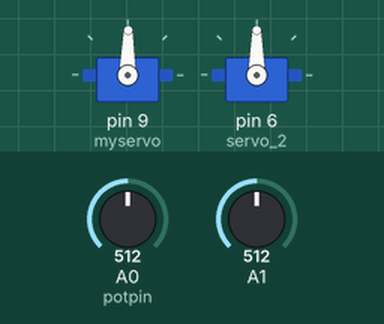
Bench run of a sketch on a simulated Arduino Uno, built with avr-gcc and run on an emulated ATmega328P. On the bench: 2 × servo. The inputs (shaded band) are chosen by the test bench; at power-on: A0 (potpin) = 512, A1 = 512.

Above: at 1.2 s.
1.3 s: A0 (potpin) set to 716
At 1.7 s:
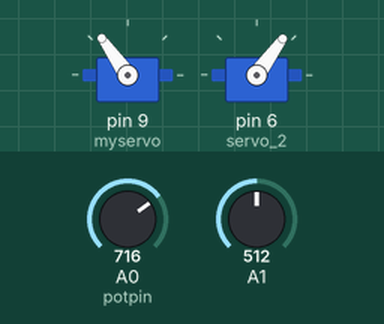
2.8 s: A0 (potpin) set to 900
At 4.0 s:
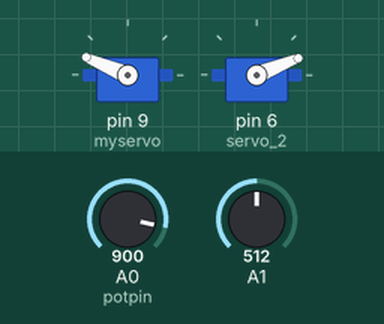
4.3 s: A0 (potpin) set to 1023
At 4.6 s:
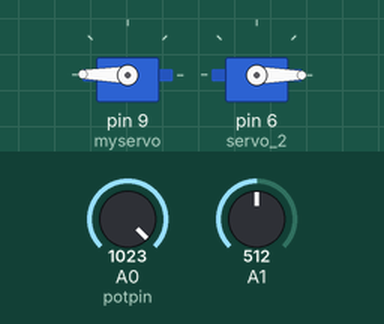
5.8 s: A0 (potpin) set to 306
At 6.9 s:
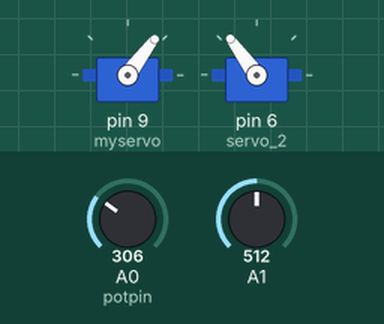
7.3 s: A0 (potpin) set to 122
At 8.1 s:
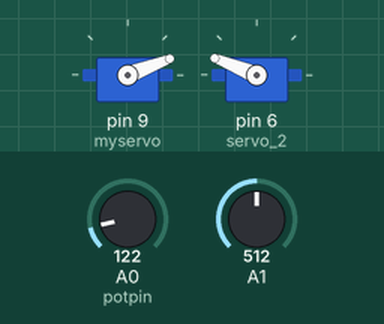
8.8 s: A0 (potpin) set to 511
At 9.3 s:
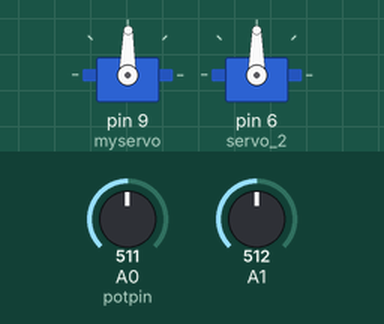
Timing chart, 0 to 11.3 s (numbered marks = the images above; inputs shaded):
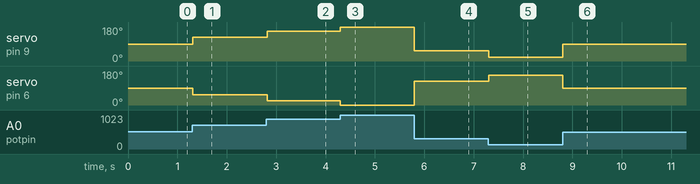

Measured:
- after the input at 1.3 s, servo on pin 9 (myservo): 89° → 125° at once; servo on pin 6 (servo_2): 90° → 54° at once
- after the input at 2.8 s, servo on pin 9 (myservo): 125° → 157° at once; servo on pin 6 (servo_2): 54° → 22° at once
- after the input at 4.3 s, servo on pin 9 (myservo): 157° → 179° at once; servo on pin 6 (servo_2): 22° → 0° at once
- after the input at 5.8 s, servo on pin 9 (myservo): 179° → 53° at once; servo on pin 6 (servo_2): 0° → 126° at once
- after the input at 7.3 s, servo on pin 9 (myservo): 53° → 21° at once; servo on pin 6 (servo_2): 126° → 158° at once
- after the input at 8.8 s, servo on pin 9 (myservo): 21° → 89° at once; servo on pin 6 (servo_2): 158° → 90° at once

The sketch:

Bra_o_robotico_com_potenciometro.ino
```cpp
// Controlling a servo position using a potentiometer (variable resistor)
// by Michal Rinott <http://people.interaction-ivrea.it/m.rinott>

#include <Servo.h>

Servo myservo, servo_2;  // create servo object to control a servo

int potpin = A0;  // analog pin used to connect the potentiometer
int val,val_2;    // variable to read the value from the analog pin

void setup()
{
  myservo.attach(9);  // attaches the servo on pin 9 to the servo object
  servo_2.attach(6);
}

void loop()
{
  val = analogRead(A0);            // reads the value of the potentiometer (value between 0 and 1023)
  val_2 = analogRead(A1);
  val = map(val, 0, 1023, 0, 179);     // scale it to use it with the servo (value between 0 and 180)
  val_2 = map(val_2, 0, 1023, 0, 179);
  myservo.write(val);                  // sets the servo position according to the scaled value
  servo_2.write(179-val);
  delay(15);                           // waits for the servo to get there
}
```
